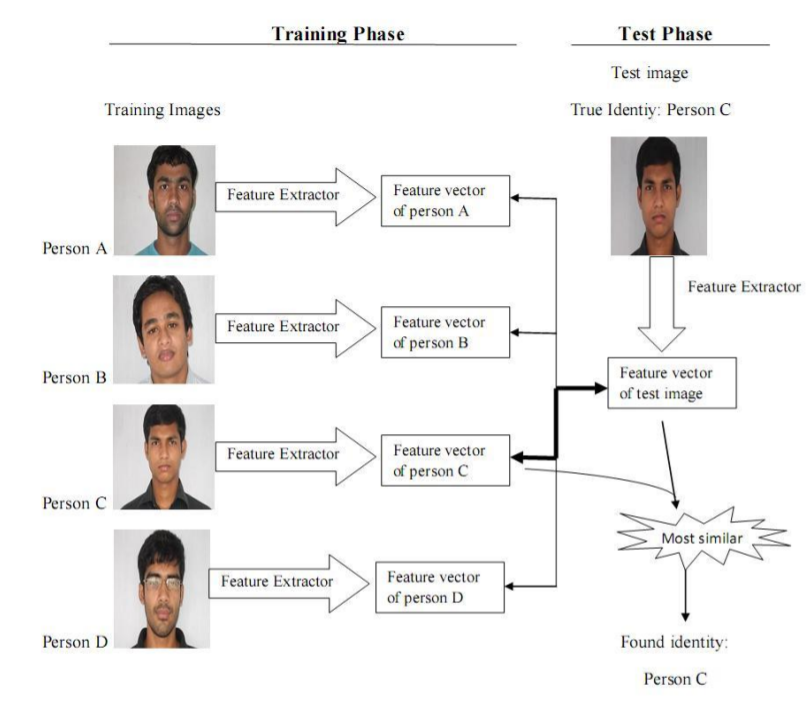
#> input picture Images/photo1.png, 812 x 702 px, given in place of video.mp4, which was not available
$ jupyter execute --allow-errors 'Fourth Step Pipeline model.ipynb'   (shell and % lines are left out)
#> lines starting #> are read from the running program, lines starting #| are printed output that depends on the picture; after the words box and inside, x2 and y2 are one past the last pixel; in counts of white or black regions, pixels touching at a corner belong together; pictures that were not available may be replaced by others from this repository, and a replacement may not be noted
[cell 1]
import numpy as np
import pandas as pd
import matplotlib.pyplot as plt
import sklearn
import pickle
import cv2

[cell 2]
# load all the models
haar = cv2.CascadeClassifier('./model/haarcascade_frontalface_default.xml')
# pickle files
mean  = pickle.load(open('./crop/mean_preprocess.pickle','rb'))
#> (reads mean_preprocess.pickle from the repository)
model_svm  = pickle.load(open('./crop/model_svm.pickle','rb'))
#> (reads model_svm.pickle from the repository)
#> further down, frame is the input picture: shape (702, 812, 3); mean B, G, R 238.2, 239, 240.3
#> (the rest of this cell did not finish here and is left out)

[cell 3]
gender_pre = ['Male','Female']
font = cv2.FONT_HERSHEY_SIMPLEX

[cell 4]
# test data
test_data_path = './data/male_000281.jpg'
color = 'bgr'
# step-1: read image
img = cv2.imread(test_data_path)

def pipeline_model(img,color='rgb'):
    # step-2: convert into gray scale
#> called with color = 'bgr'
    if color == 'bgr':
        gray = cv2.cvtColor(img,cv2.COLOR_BGR2GRAY)
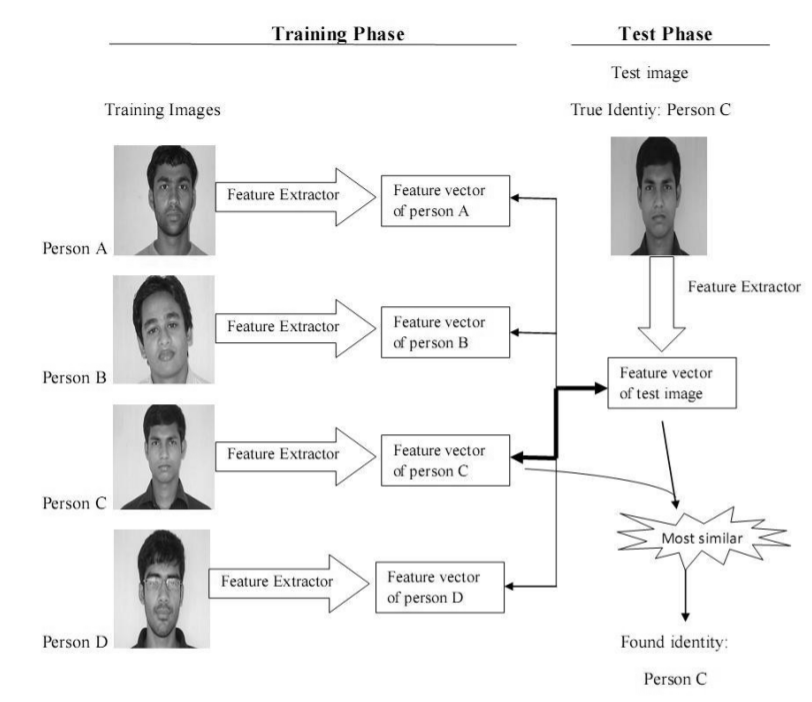
#> gray: shape (702, 812); min 0, max 255, mean 239.3
    else:
        gray = cv2.cvtColor(img,cv2.COLOR_RGB2GRAY)
    # step-3: crop the face (using haar cascase classifier)
    faces = haar.detectMultiScale(gray,1.5,3)
#> faces = [[146, 164, 54, 54], [631, 166, 54, 54], [137, 422, 54, 54], [136, 560, 54, 54], [124, 294, 81, 81]]
    for x,y,w,h in faces:
        cv2.rectangle(img,(x,y),(x+w,y+h),(0,255,0),2) # drawing rectangle
        roi = gray[y:y+h,x:x+w] # crop image
        # step - 4: normalization (0-1)
        roi = roi / 255.0
        # step-5: resize images (100,100)
        if roi.shape[1] > 100:
            roi_resize = cv2.resize(roi,(100,100),cv2.INTER_AREA)
        else:
            roi_resize = cv2.resize(roi,(100,100),cv2.INTER_CUBIC)
        # step-6: Flattening (1x10000)
        roi_reshape = roi_resize.reshape(1,10000) # 1,-1
        # step-7: subptract with mean
        roi_mean = roi_reshape - mean
        # step -8: get eigen image
        eigen_image = model_pca.transform(roi_mean)
        # step -9: pass to ml model (svm)
        results = model_svm.predict_proba(eigen_image)[0]
        # step -10:
        predict = results.argmax() # 0 or 1
        score = results[predict]
        # step -11:
        text = "%s : %0.2f"%(gender_pre[predict],score)
        cv2.putText(img,text,(x,y),font,1,(0,255,0),2)
#> this loop made 1 pass
#> pass 1, in pipeline_model, `roi = gray[y:y+h,x:x+w]`:
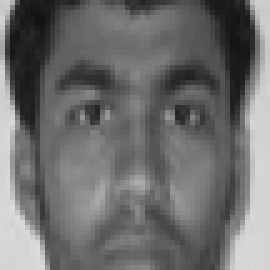
#> roi: shape (54, 54) (shown 5 times larger); min 20, max 221, mean 109.6
#> pass 1, in pipeline_model, `roi_resize = cv2.resize(roi,(100,100),cv2.INTER_CUBIC)`:
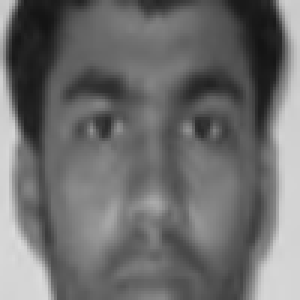
#> roi_resize: shape (100, 100) float64 (shown 3 times larger); min 0.0784, max 0.861, mean 0.43
#> after the loop:
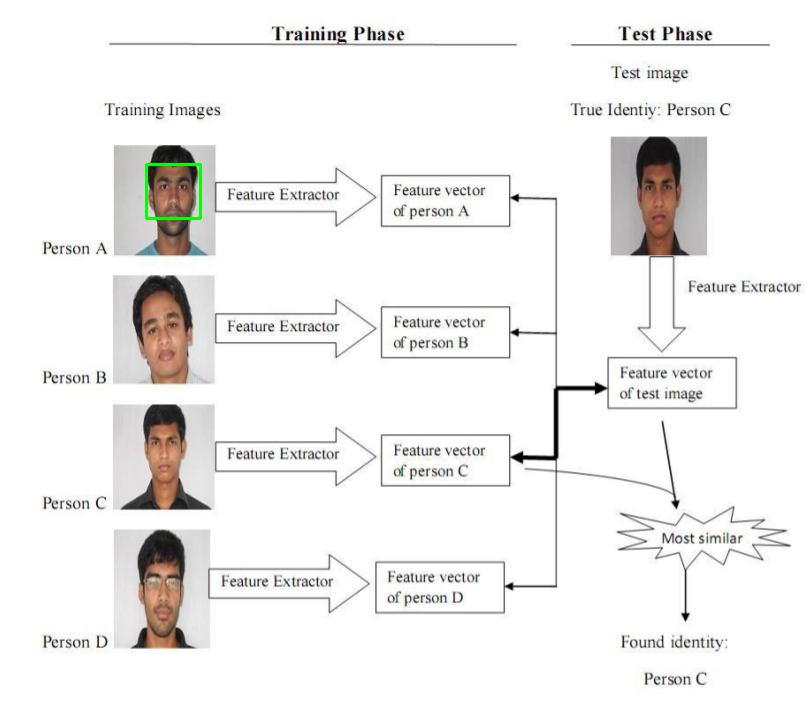
#> img: shape (702, 812, 3); 0.11% of pixels changed, all inside (x1, y1, x2, y2) = (145, 163, 202, 220)
    return img

#> (a cell that did not finish here is left out)

[cell 6]
from PIL import Image
import matplotlib.image as mat_image

[cell 7]
test_data_path = './data/fema5.jpg'
color = 'bgr'
# step-1: read image
#> (the rest of this cell did not finish here and is left out)

[cell 8]
cap = cv2.VideoCapture('./data/video.mp4')

#> (the rest of this cell did not finish here and is left out)
